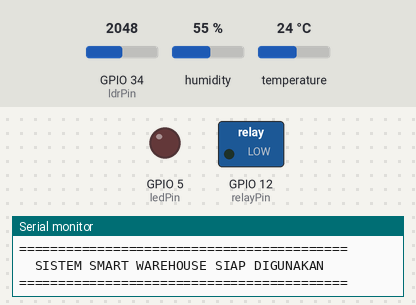
A sketch run on a simulated ESP32. Shown: switched loads named in the sketch (green lamp = pin HIGH), output pins drawn as LEDs (lit = HIGH), the last lines printed to the serial monitor. The test bench sets the inputs (shaded band); at power-on: temperature 24 °C, GPIO 34 (ldrPin) = 2048, humidity 55 % (analog values on the 0–4095 scale).

Above: at 2.2 s.
2.3 s: temperature set to 33 °C
5.3 s: temperature set to 36 °C
At 8.2 s:
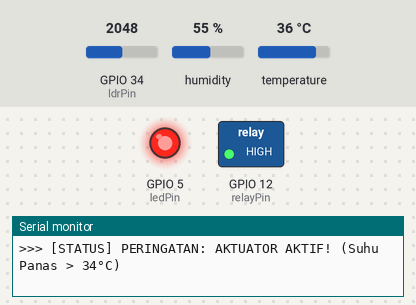
8.5 s: GPIO 34 (ldrPin) set to 1249
11.5 s: GPIO 34 (ldrPin) set to 1126
Timing chart, 0 to 14.5 s (numbered marks = the images above; inputs shaded):
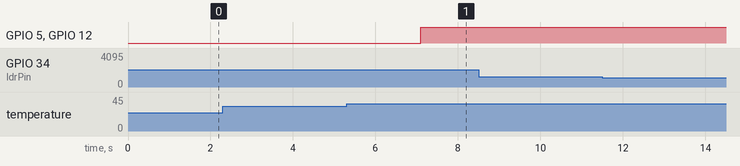

The sketch:

sketch.ino
```cpp
#include <DHT.h>

const byte ldrPin   = 34;  // Pin D34
const byte dhtPin   = 13;  // Pin D13
const byte relayPin = 12;  // Pin D12
const byte ledPin   = 5;   // Pin D5

#define DHTTYPE DHT11
DHT dht(dhtPin, DHTTYPE);

void setup() {
  Serial.begin(115200);
  delay(1000); // Beri waktu serial dan sensor stabil

  pinMode(relayPin, OUTPUT);
  pinMode(ledPin, OUTPUT);

  // Kondisi awal mati aman
  digitalWrite(relayPin, LOW);
  digitalWrite(ledPin, LOW);

  analogReadResolution(10); // Skala 0 - 1023
  dht.begin();

  Serial.println("\n==========================================");
  Serial.println("  SISTEM SMART WAREHOUSE SIAP DIGUNAKAN  ");
  Serial.println("==========================================");
}

void loop() {
  delay(2000);

  int ldrValue = analogRead(ldrPin);
  float temp   = dht.readTemperature();
  float hum    = dht.readHumidity();

  // Jika DHT masih loading pada detik-detik awal, gunakan nilai default sementara
  if (isnan(temp) || isnan(hum)) {
    Serial.println("[INFO] Menunggu sensor DHT siap... (Menggunakan data sementara)");
    temp = 28.0;
    hum  = 60.0;
  }

  // Tampilkan data sensor
  Serial.println("------------------------------------------");
  Serial.print("Suhu: ");
  Serial.print(temp, 1);
  Serial.print(" °C | Kelembapan: ");
  Serial.print(hum, 1);
  Serial.print(" % | Cahaya: ");
  Serial.println(ldrValue);

  // ATURAN/RULE ENGINE (Suhu > 34 ATAU Cahaya < 300)
  if (temp > 34.0 || ldrValue < 300) {
    digitalWrite(relayPin, HIGH); // Relay Aktif
    digitalWrite(ledPin, HIGH);   // LED Indikator Nyala

    Serial.print(">>> [STATUS] PERINGATAN: AKTUATOR AKTIF! ");
    if (temp > 34.0 && ldrValue < 300) {
      Serial.println("(Suhu Panas & Ruangan Gelap)");
    } else if (temp > 34.0) {
      Serial.println("(Suhu Panas > 34°C)");
    } else {
      Serial.println("(Ruangan Terlalu Gelap < 300)");
    }
  } else {
    digitalWrite(relayPin, LOW);  // Relay Mati
    digitalWrite(ledPin, LOW);    // LED Mati
    Serial.println(">>> [STATUS] Kondisi Aman (Suhu Normal & Terang)");
  }

  Serial.flush();
}
```

Measured:
- the behaviour switches between 34 and 35 °C on temperature (found by bisection; images 0 and 1)
- after the input at 5.3 s, GPIO 5 (ledPin), GPIO 12 (relayPin): LOW → HIGH after 1.8 s
